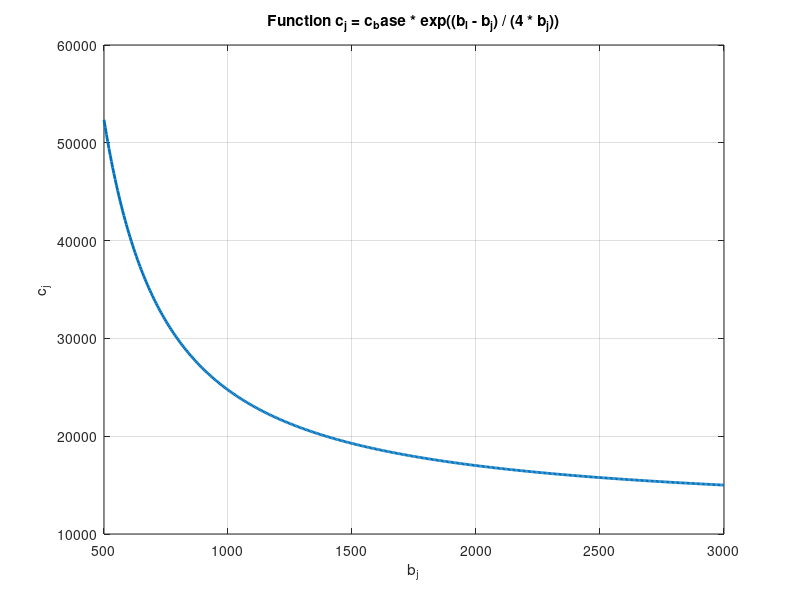

Source code (MATLAB):
% 设定参数  
c_base = 15000;  
b_l = 3000; % 这是常数，代表 b 的 L 次方  
  
% 创建 b_j 的取值范围  
b_j = linspace(500, 3000, 500); % 生成500个点以平滑曲线  
  
% 计算对应的 c_j 值  
c_j = c_base * exp((b_l - b_j) ./ (4 * b_j)); % 注意这里没有使用 b^L，而是 b_l  
  
% 绘制图像  
figure; % 创建一个新的图形窗口  
plot(b_j, c_j, 'LineWidth', 2); % 绘制曲线，设置线宽为2  
xlabel('b_j'); % x轴标签  
ylabel('c_j'); % y轴标签  
title('Function c_j = c_base * exp((b_l - b_j) / (4 * b_j))'); % 标题  
grid on; % 打开网格线  
  
% 显示图像
